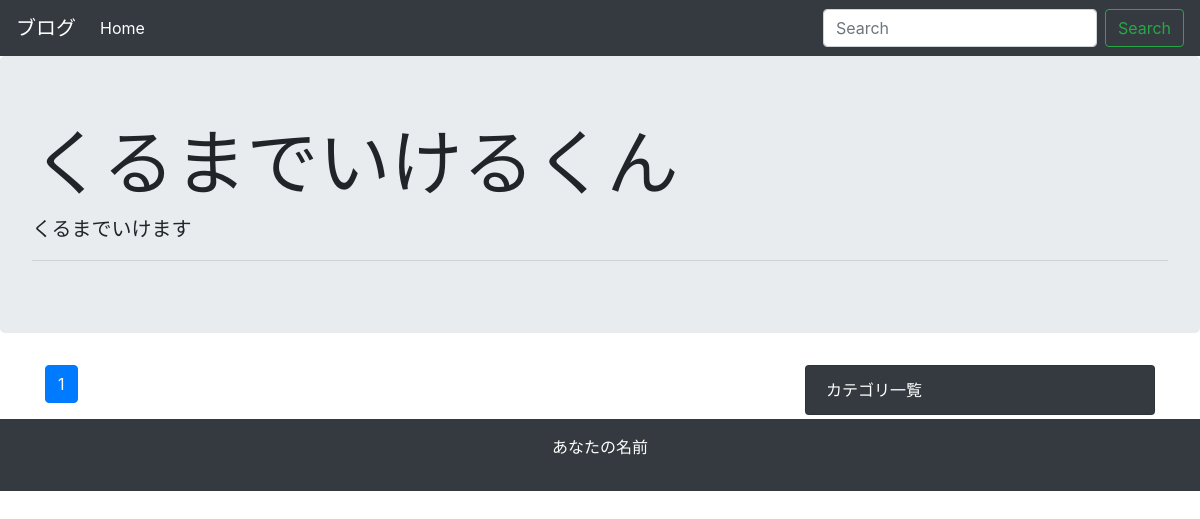
/, run on an earlier commit of the app's database.
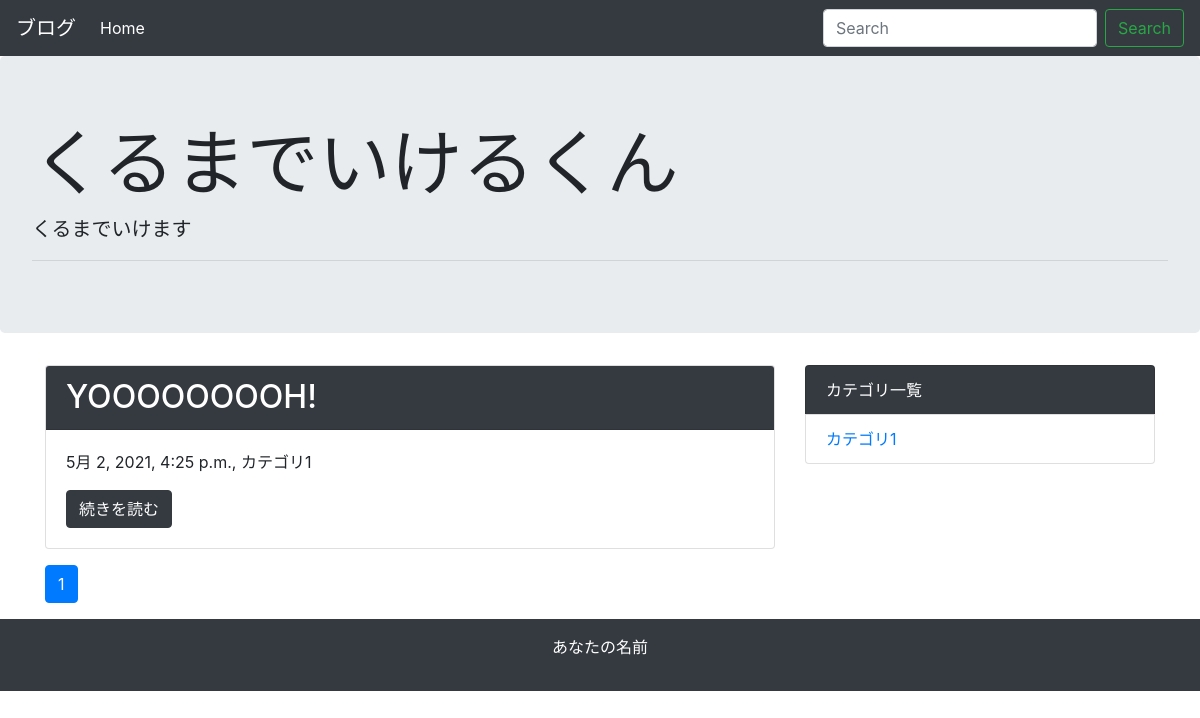
And on a later commit of the database.
### blog/models.py (models this page shows, shortened)
class Post(models.Model):
    title = models.CharField('タイトル', max_length=255)
    text = models.TextField('本文')
    created_at = models.DateTimeField('作成日', default=timezone.now)
    category = models.ForeignKey(Category, verbose_name='カテゴリ', on_delete=models.PROTECT)

class Category(models.Model):
    name = models.CharField('カテゴリ名', max_length=255)
    created_at = models.DateTimeField('作成日', default=timezone.now)
    def __str__(self):
        return self.name

### blog/views.py (the view)
# urls.py: path('', views.IndexView.as_view(), name='index'),
class IndexView(generic.ListView):
    model = Post
    paginate_by = 10
    def get_queryset(self):
        queryset = Post.objects.order_by('-created_at')
        keyword = self.request.GET.get('keyword')
        if keyword:
            queryset = queryset.filter(
                Q(title__icontains=keyword) | Q(text__icontains=keyword)
            )
        return queryset

### blog/context_processors.py (called while the page is built)
def common(request):
    context = {
        'category_list': Category.objects.all(),
    }
    return context

### blog/templatetags/mytag.py (called while the page is built)
@register.simple_tag
def url_replace(request, field, value):
    url_dict = request.GET.copy()
    url_dict[field] = value
    return url_dict.urlencode()

### blog/templates/blog/post_list.html
{% extends 'blog/base.html' %}
{% block content %}
{% for post in post_list %}
  <div class="card mb-3">
    <h2 class="card-header bg-dark text-white">{{ post.title }}</h2>
    <div class="card-body">
      <p>{{ post.created_at }}, {{ post.category }}</p>
      <a href="{% url 'blog:detail' post.pk %}" class="btn btn-dark">続きを読む</a>
    </div>
  </div>
{% endfor %}
{% include 'blog/page.html' %}
{% endblock %}

### blog/templates/blog/base.html (shortened to what this page needs)
<!doctype html>
<html lang="ja">
  <head>
    {% load static %}
    <link rel="stylesheet" href="https://maxcdn.bootstrapcdn.com/bootstrap/4.0.0-beta.2/css/bootstrap.min.css">
    <link rel="stylesheet" href="{% static 'Css/main.css' %}">
  </head>
  <body>
    <nav class="navbar navbar-expand-lg navbar-dark bg-dark">
      <a class="navbar-brand" href="#">ブログ</a>
      <div class="collapse navbar-collapse" id="navbarSupportedContent">
        <ul class="navbar-nav mr-auto">
          <li class="nav-item active">
            <a class="nav-link" href="{% url 'blog:index' %}">Home</a>
          </li>
        </ul>
        <form class="form-inline my-2 my-lg-0" method="GET" action="{% url 'blog:index' %}">
          <input class="form-control mr-sm-2" type="text" placeholder="Search" aria-label="Search" name="keyword">
          <button class="btn btn-outline-success my-2 my-sm-0" type="submit">Search</button>
        </form>
      </div>
    </nav>
    <div class="jumbotron">
      <h1 class="display-3">くるまでいけるくん</h1>
      <p class="lead">くるまでいけます</p>
      <hr class="my-2">
    </div>
    <div class="container">
      <div class="row">
        <div class="col-md-8">
          {% block content %}
          {% endblock %}
        </div>
        <div class="col-md-4">
          <ul class="list-group">
            <li class="list-group-item bg-dark text-white">カテゴリ一覧</li>
            {% for category in category_list %}
              <li class="list-group-item"><a href="{% url 'blog:category' category.pk %}">{{ category }}</a></li>
            {% endfor %}
          </ul>
        </div>
      </div>
    </div>
    <footer class="bg-dark text-white text-center py-3">
      <p>あなたの名前</p>
    </footer>
  </body>
</html>

What changed in the data, as far as the page shows it:
added Post: title "YOOOOOOOOH!", created_at "5月 2, 2021, 4:25 p.m.", category "カテゴリ1"
added Category: name "カテゴリ1"
